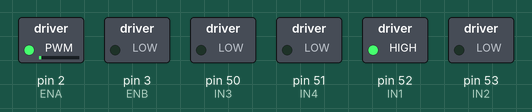
Recording of a sketch running on a simulated Arduino Mega 2560, built with avr-gcc and run on an emulated ATmega2560. Shown: switched loads named in the sketch (green lamp = pin HIGH).

Above: at 0.15 s.
At 3.8 s:
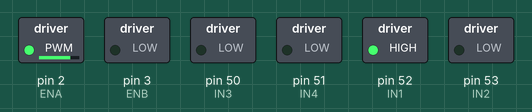
At 11.8 s:
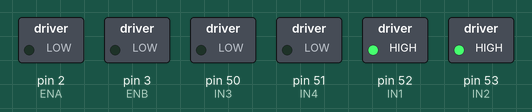
At 18.7 s:
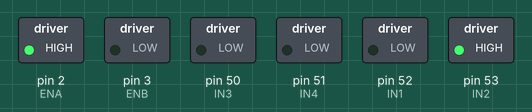
At 25.5 s:
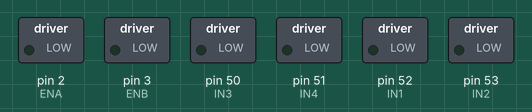
At 32.4 s:
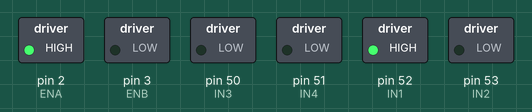
Timing chart, 0 to 40.0 s (numbered marks = the images above):
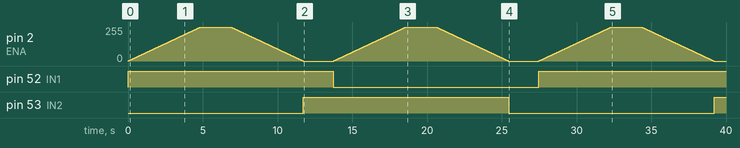

The sketch:

Motor_test.ino
```cpp
/*程序名称：测试单个直流电机测试程序
  功能描述：电机5s内加速正转到最高速，保持2s，5s内减速到0，停止2s;
            再5s内反转到最高速，保持2s,再5s内减速到0，停止2s.循环。
  配置描述：
            Motor1  ENA 2    N1=52， N2=53
            Motor2  ENB 3    N3=50， N4=51
            IN1/3   IN2/4   ENA/B  电机状态
              0      0       X       刹车
              1      1       X       悬空
              1      0      PWM      正转调速
              0      1      PWM      反转调速
              1      0       1       正转全速
		          0      1       1       反转全速
***************************************************************/
const int ENA = 2;
const int ENB = 3;
const int IN1 = 52;
const int IN2 = 53;
const int IN3 = 50;
const int IN4 = 51;

void setup() {
  pinMode(IN1,OUTPUT);
  pinMode(IN2,OUTPUT);
  pinMode(ENA,OUTPUT);
  pinMode(IN3,OUTPUT);
  pinMode(IN4,OUTPUT);
  pinMode(ENB,OUTPUT);
}

void loop()
{
  motorAcc(1,5000);
  maxSpeed(1,2000);
  motorDec(1,5000);
  motorRelax(2000);

  motorAcc(0,5000);
  maxSpeed(0,2000);
  motorDec(0,5000);
  motorSwitch(2000);
}

/*motor keep max speed*/
void maxSpeed(int dir,int time)
{
  if(1==dir)
  {
    digitalWrite(IN1,1);
    digitalWrite(IN2,0);
    digitalWrite(ENA,1);
    delay(time);
  }
  else
  {
    digitalWrite(IN1,0);
    digitalWrite(IN2,1);
    digitalWrite(ENA,1);
    delay(time);
  }
}
/*motor accelerate*/
void motorAcc(int dir,int time) {
  if (1==dir)
  {
    digitalWrite(IN1,1);
    digitalWrite(IN2,0);
    for (int i=0;i<=255;i++)
    {
      analogWrite(ENA,i);
      delay(time/255);
    }
  }
  else
  {
    digitalWrite(IN1,0);
    digitalWrite(IN2,1);
    for (int i=0;i<=255;i++)
    {
      analogWrite(ENA,i);
      delay(time/255);
    }
  }
}

/*motor decelerate*/
void motorDec(int dir,int time) {
  if (1==dir)
  {
    digitalWrite(IN1,1);
    digitalWrite(IN2,0);
    for (int i=255;i>=0;i--)
    {
      analogWrite(ENA,i);
      delay(time/255);
    }
  }
  else
  {
    digitalWrite(IN1,0);
    digitalWrite(IN2,1);
    for (int i=255;i>=0;i--)
    {
      analogWrite(ENA,i);
      delay(time/255);
    }
  }
}
/*motor switch*/
void motorSwitch(int time)
{
  digitalWrite(IN1,0);
  digitalWrite(IN2,0);
  delay(time);
}

/*motor relax*/
void motorRelax(int time)
{
  digitalWrite(IN1,1);
  digitalWrite(IN2,1);
  delay(time);
}
```

Measured:
- by itself, pin 52 (IN1): LOW → HIGH at 0.00 s, → LOW 13.7 s later, → HIGH 13.7 s later
- by itself, pin 53 (IN2): LOW → HIGH at 11.7 s, → LOW 13.7 s later, → HIGH 13.7 s later
